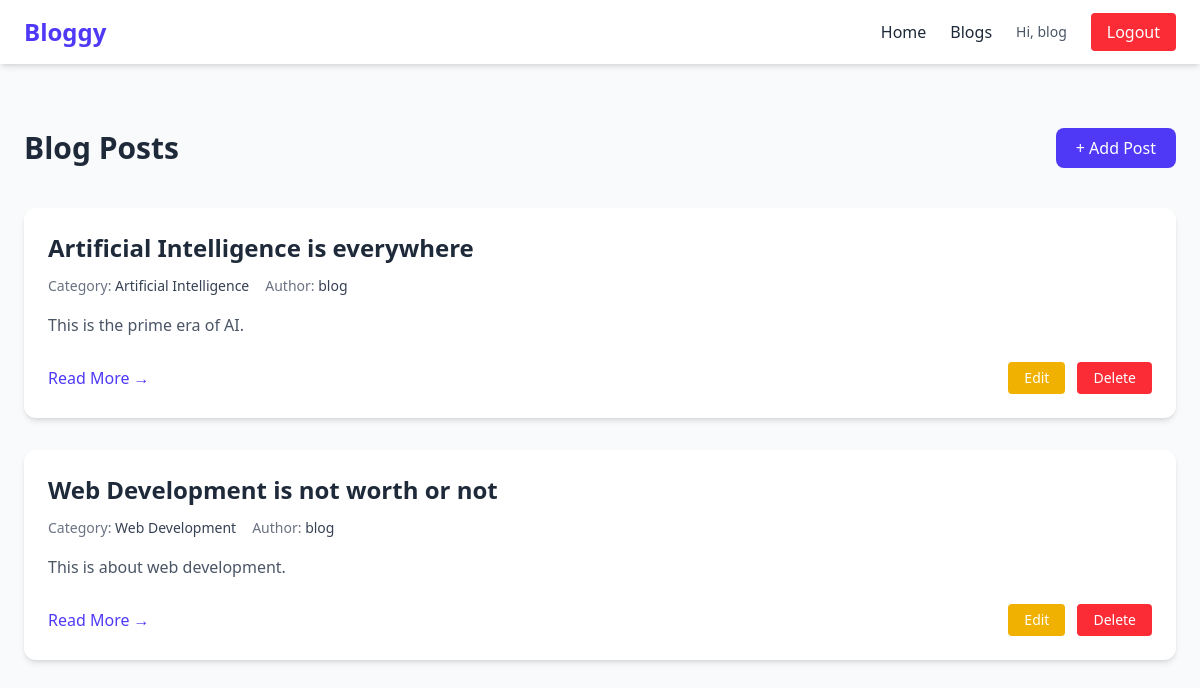
Before: /bloggy/post_list/ (signed in) with the older database file.
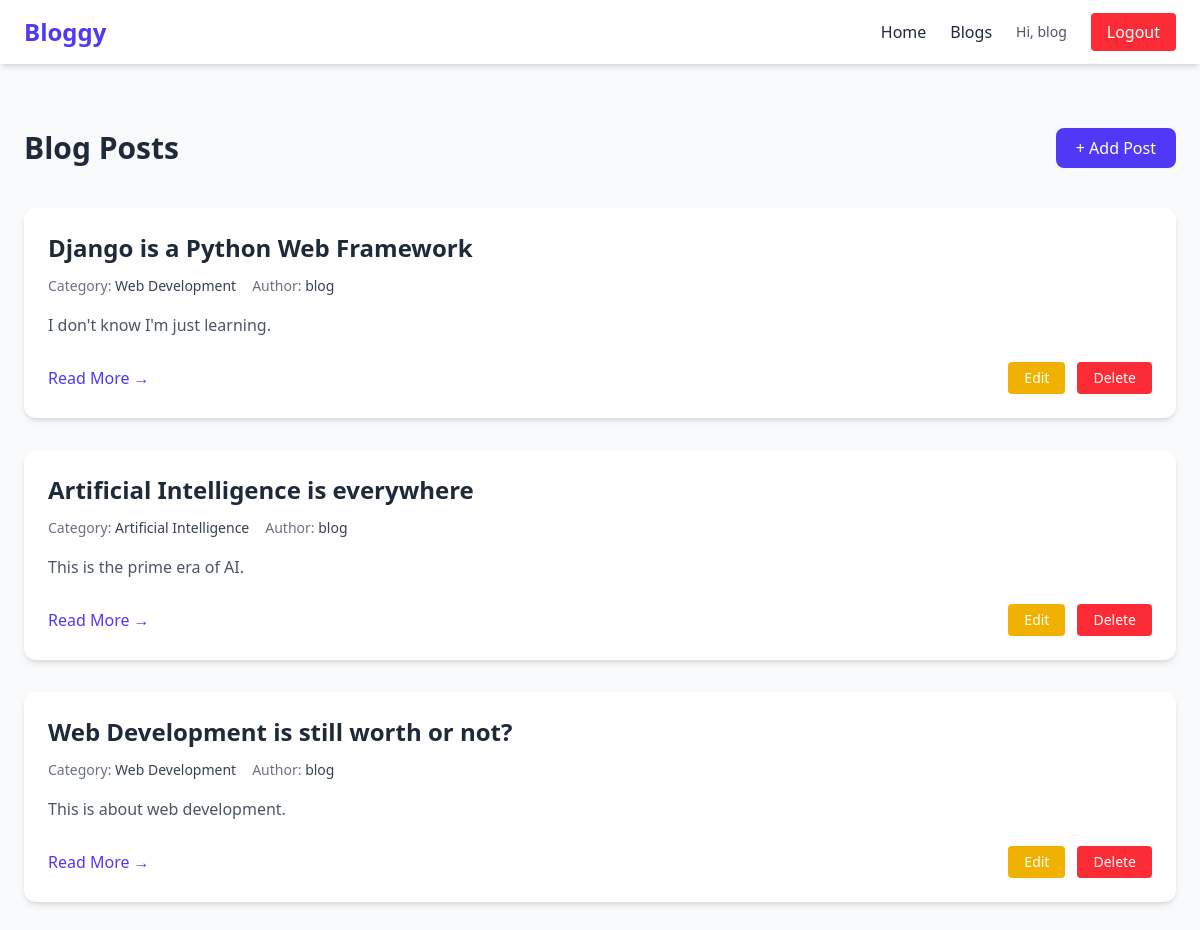
After: the same page with the newer database file.
### blog/models.py (models this page shows, shortened)
class Post(models.Model):
    title = models.CharField(max_length=100)
    content = models.TextField()
    category = models.ForeignKey(Category, on_delete=models.SET_NULL, null=True, blank=True)
    author = models.ForeignKey(User, on_delete=models.CASCADE)
    created_at = models.DateTimeField(auto_now_add=True)
    updated_at = models.DateTimeField(auto_now=True)

class Category(models.Model):
    name = models.CharField(max_length=100)
    slug = models.SlugField(unique=True)
    def __str__(self):
        return self.name

### blog/views.py (the view)
# urls.py: path('post_list/', post_list, name='post_list'),
@login_required
def post_list(request):
    posts = Post.objects.all().order_by('-created_at')
    return render(request, 'blog/blog_list.html', {'posts': posts})

### blog/templates/blog/blog_list.html (shortened to what this page needs)
{% extends "base.html" %}
{% block content %}
<div class="flex items-center justify-between mb-10">
    <h1 class="text-3xl font-bold text-gray-800">
        Blog Posts
    </h1>
    {% if user.is_authenticated %}
        <a href="{% url 'create_post' %}"
           class="px-5 py-2 bg-indigo-600 text-white rounded-lg hover:bg-indigo-700 transition">
            + Add Post
        </a>
    {% endif %}
</div>
<div class="grid gap-8">
    {% for post in posts %}
        <article class="bg-white rounded-xl shadow-md p-6 hover:shadow-lg transition">
            <h2 class="text-2xl font-semibold text-gray-800 mb-3">
                {{ post.title }}
            </h2>
            <div class="text-sm text-gray-500 mb-4 flex flex-wrap gap-x-4 gap-y-1">
                <span>
                    Category:
                    <span class="font-medium text-gray-700">
                        {{ post.category|default:"Uncategorized" }}
                    </span>
                </span>
                <span>
                    Author:
                    <span class="font-medium text-gray-700">
                        {{ post.author.username }}
                    </span>
                </span>
            </div>
            <p class="text-gray-600 mb-6 leading-relaxed">
                {{ post.content|truncatewords:30 }}
            </p>
            <div class="flex items-center justify-between">
                <a href="{% url 'post_detail' post.id %}"
                   class="text-indigo-600 font-medium hover:underline">
                    Read More →
                </a>
                {% if post.author == request.user %}
                    <div class="flex space-x-3">
                        <a href="{% url 'update_post' post.id %}"
                           class="px-4 py-1.5 text-sm rounded bg-yellow-500 text-white hover:bg-yellow-600 transition">
                            Edit
                        </a>
                        <a href="{% url 'delete_post' post.id %}"
                           class="px-4 py-1.5 text-sm rounded bg-red-500 text-white hover:bg-red-600 transition">
                            Delete
                        </a>
                    </div>
                {% endif %}
            </div>
        </article>
    {% endfor %}
</div>
{% endblock %}

Changed rows visible on the page:
added Post: title "Django is a Python Web Framework", category "Web Development", author.username "blog", content "I don't know I'm just learning.", shows "Edit"
changed Post "This is about web development.": title "Web Development is not worth or not" → "Web Development is still worth or not?"
